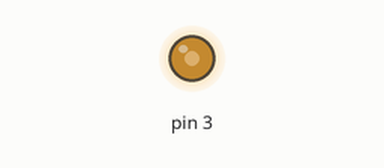
A sketch run on a simulated Arduino Uno, built with avr-gcc and run on an emulated ATmega328P. On the bench: output pins drawn as LEDs (lit = HIGH).

Above: at 0.1 s.
Timing chart, 0 to 1.6 s (numbered marks = the images above):
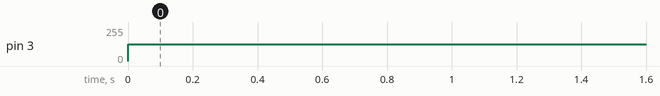

The sketch:

DC-Motor.ino
```cpp
// https://fabkura.gitbooks.io/arduino-docs/content/chapter17.html


void setup(){
  Serial.begin(9600);
  // pinMode(1,OUTPUT); //信号用ピン 6番ピン
  // pinMode(2,OUTPUT); //信号用ピン 5番ピン
}

void loop(){

  // PWM

  // モーターの強さ指定
  // int val = 25; //0~255の値にする
  // int val = 50 でも トルク 0
  // int val = 255; // out:3V // motor: 1.5~1.8
  // int val = 150; // out:5V // motor: 3.6~4.8
  int val = 125; // out:5V // motor: 3.


  // 信号1をHIGH, 信号2をLOW
  // digitalWrite(1,HIGH);
  // digitalWrite(2,LOW);


  //valが大きいほど出力値も大きくなる
  analogWrite( 3 , val ); //出力値:1~255


}
```

Measured:
- by itself, pin 3: 0/255 → 125/255 at 0.00 s
